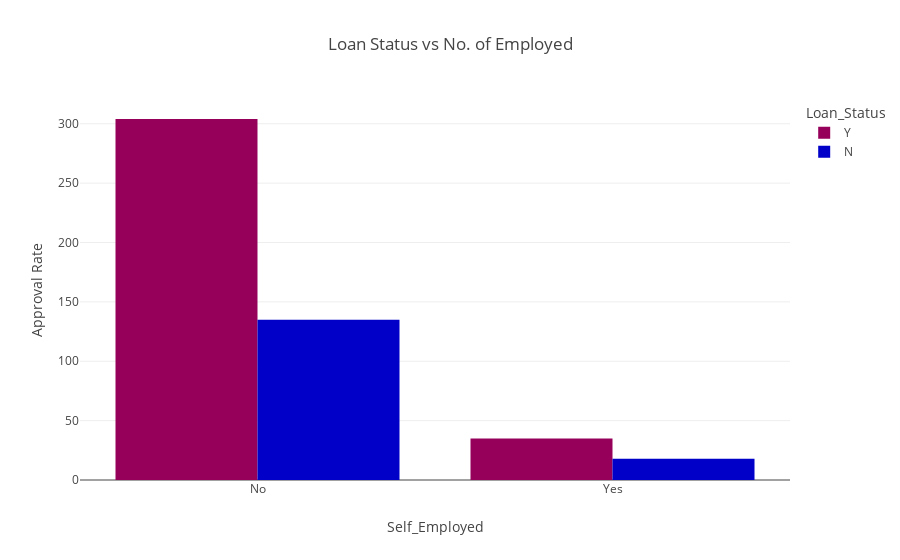

The notebook cell this image was saved under:
### Code cell
employed = df.groupby(['Self_Employed', 'Loan_Status']).size()

total = df.groupby('Self_Employed').size()

approval_by_employment = round(employed / total * 100, 1)

print(approval_by_employment)

credit_2_loan = px.histogram(df, 
                             x='Self_Employed', 
                             color='Loan_Status',
                             barmode='group',
                             color_discrete_sequence=px.colors.sequential.Rainbow,
                             title='Loan Status vs No. of Employed')

credit_2_loan.update_xaxes(title_text='Self_Employed')
credit_2_loan.update_yaxes(title_text='Approval Rate')


credit_2_loan.show();

### Figure 1 — Plotly figure (JSON) as saved in the notebook; plotly's stock layout.template omitted (floating-point values rounded to 4 significant figures; data arrays with more than 128 entries replaced by an {"elided": "..."} marker saying what was removed)
{"data": [{"alignmentgroup": "True", "bingroup": "x", "hovertemplate": "Loan_Status=Y<br>Self_Employed=%{x}<br>count=%{y}<extra></extra>", "legendgroup": "Y", "marker": {"color": "rgb(150,0,90)", "pattern": {"shape": ""}}, "name": "Y", "offsetgroup": "Y", "orientation": "v", "showlegend": true, "type": "histogram", "x": {"elided": "339 str values"}, "xaxis": "x", "yaxis": "y"}, {"alignmentgroup": "True", "bingroup": "x", "hovertemplate": "Loan_Status=N<br>Self_Employed=%{x}<br>count=%{y}<extra></extra>", "legendgroup": "N", "marker": {"color": "rgb(0,0,200)", "pattern": {"shape": ""}}, "name": "N", "offsetgroup": "N", "orientation": "v", "showlegend": true, "type": "histogram", "x": {"elided": "153 str values"}, "xaxis": "x", "yaxis": "y"}], "layout": {"barmode": "group", "legend": {"title": {"text": "Loan_Status"}, "tracegroupgap": 0}, "title": {"text": "Loan Status vs No. of Employed"}, "xaxis": {"anchor": "y", "domain": [0, 1], "title": {"text": "Self_Employed"}}, "yaxis": {"anchor": "x", "domain": [0, 1], "title": {"text": "Approval Rate"}}}}
